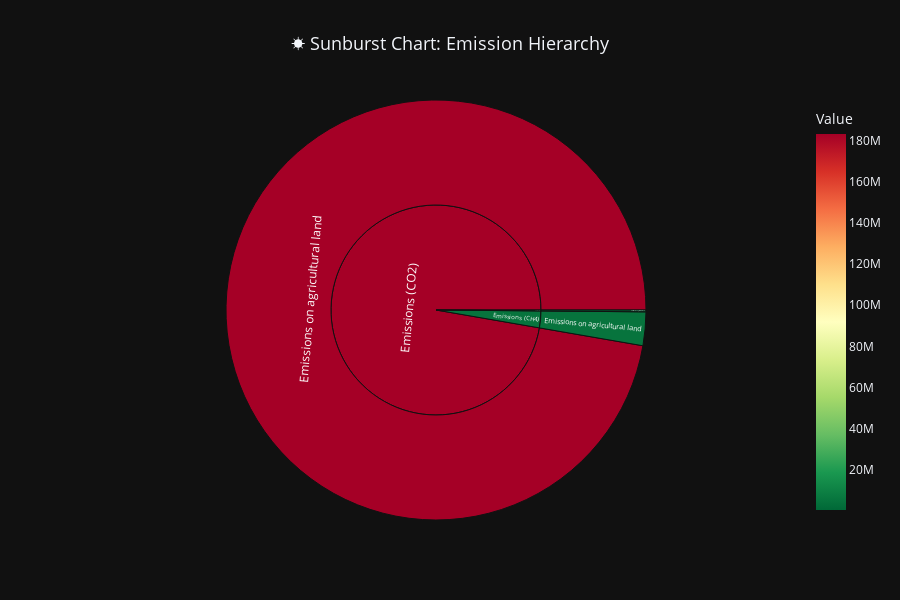

Here is the notebook cell this chart was saved with:
### Markdown cell above
---
## 🏆 6. Additional Plotly Visualizations

### Code cell
# Sunburst Chart - Hierarchical View
# Prepare hierarchical data
df_sun = df.groupby(['Element', 'Item'])['Value'].sum().reset_index()
df_sun = df_sun[df_sun['Value'] > 0]

fig = px.sunburst(
    df_sun,
    path=['Element', 'Item'],
    values='Value',
    title='☀️ Sunburst Chart: Emission Hierarchy',
    color='Value',
    color_continuous_scale='RdYlGn_r'
)

fig.update_layout(
    height=600,
    title_font_size=18,
    title_x=0.5
)

fig.show()

### Figure 1 — Plotly figure (JSON) as saved in the notebook; plotly's stock layout.template omitted (floating-point values rounded to 4 significant figures)
{"data": [{"branchvalues": "total", "customdata": [[4869000.0], [183400000.0], [265000.0], [4869000.0], [183400000.0], [265000.0]], "domain": {"x": [0, 1], "y": [0, 1]}, "hovertemplate": "labels=%{label}<br>Value_sum=%{value}<br>parent=%{parent}<br>id=%{id}<br>Value=%{color}<extra></extra>", "ids": ["Emissions (CH4)/Emissions on agricultural land", "Emissions (CO2)/Emissions on agricultural land", "Emissions (N2O)/Emissions on agricultural land", "Emissions (CH4)", "Emissions (CO2)", "Emissions (N2O)"], "labels": ["Emissions on agricultural land", "Emissions on agricultural land", "Emissions on agricultural land", "Emissions (CH4)", "Emissions (CO2)", "Emissions (N2O)"], "marker": {"coloraxis": "coloraxis", "colors": [4869000.0, 183400000.0, 265000.0, 4869000.0, 183400000.0, 265000.0]}, "name": "", "parents": ["Emissions (CH4)", "Emissions (CO2)", "Emissions (N2O)", "", "", ""], "type": "sunburst", "values": [4869000.0, 183400000.0, 265000.0, 4869000.0, 183400000.0, 265000.0]}], "layout": {"coloraxis": {"colorbar": {"title": {"text": "Value"}}, "colorscale": [[0, "rgb(0,104,55)"], [0.1, "rgb(26,152,80)"], [0.2, "rgb(102,189,99)"], [0.3, "rgb(166,217,106)"], [0.4, "rgb(217,239,139)"], [0.5, "rgb(255,255,191)"], [0.6, "rgb(254,224,139)"], [0.7, "rgb(253,174,97)"], [0.8, "rgb(244,109,67)"], [0.9, "rgb(215,48,39)"], [1, "rgb(165,0,38)"]]}, "height": 600, "legend": {"tracegroupgap": 0}, "title": {"font": {"size": 18}, "text": "☀️ Sunburst Chart: Emission Hierarchy", "x": 0.5}}}
